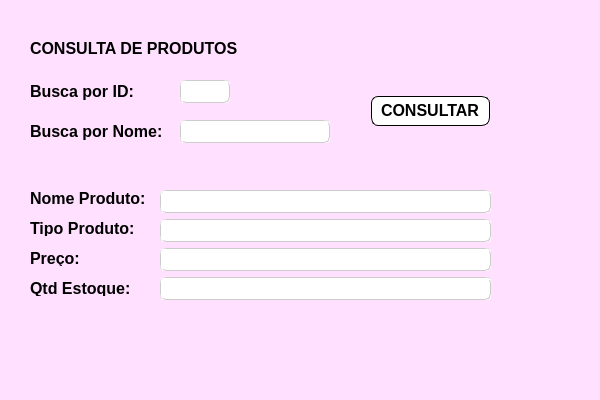
<?xml version="1.0" encoding="UTF-8"?>
<ui version="4.0">
 <class>Janela_Produtos_Consulta</class>
 <widget class="QMainWindow" name="Janela_Produtos_Consulta">
  <property name="geometry">
   <rect>
    <x>0</x>
    <y>0</y>
    <width>600</width>
    <height>400</height>
   </rect>
  </property>
  <property name="contextMenuPolicy">
   <enum>Qt::DefaultContextMenu</enum>
  </property>
  <property name="windowTitle">
   <string>Consulta Produtos</string>
  </property>
  <property name="styleSheet">
   <string notr="true">background-color: rgb(255, 225, 255);</string>
  </property>
  <widget class="QWidget" name="centralwidget">
   <widget class="QLabel" name="lblEndereco">
    <property name="geometry">
     <rect>
      <x>30</x>
      <y>280</y>
      <width>121</width>
      <height>16</height>
     </rect>
    </property>
    <property name="font">
     <font>
      <pointsize>12</pointsize>
      <weight>75</weight>
      <bold>true</bold>
     </font>
    </property>
    <property name="text">
     <string>Qtd Estoque:</string>
    </property>
   </widget>
   <widget class="QLabel" name="lblRg">
    <property name="geometry">
     <rect>
      <x>30</x>
      <y>250</y>
      <width>121</width>
      <height>16</height>
     </rect>
    </property>
    <property name="font">
     <font>
      <pointsize>12</pointsize>
      <weight>75</weight>
      <bold>true</bold>
     </font>
    </property>
    <property name="text">
     <string>Preço:</string>
    </property>
   </widget>
   <widget class="QWidget" name="layoutWidget">
    <property name="geometry">
     <rect>
      <x>160</x>
      <y>190</y>
      <width>331</width>
      <height>112</height>
     </rect>
    </property>
    <layout class="QVBoxLayout" name="verticalLayout">
     <item>
      <widget class="QLineEdit" name="txtNomeProdConsulta">
       <property name="font">
        <font>
         <pointsize>12</pointsize>
        </font>
       </property>
       <property name="styleSheet">
        <string notr="true">background-color: rgb(255, 255, 255);
border-radius: 5px;
border-style: groove;
border-width: 1px;
border-color: rgb(204, 204, 204)</string>
       </property>
      </widget>
     </item>
     <item>
      <widget class="QLineEdit" name="txtTipoProdConsulta">
       <property name="font">
        <font>
         <pointsize>12</pointsize>
        </font>
       </property>
       <property name="styleSheet">
        <string notr="true">background-color: rgb(255, 255, 255);
border-radius: 5px;
border-style: groove;
border-width: 1px;
border-color: rgb(204, 204, 204)</string>
       </property>
      </widget>
     </item>
     <item>
      <widget class="QLineEdit" name="txtPrecoProdConsulta">
       <property name="font">
        <font>
         <pointsize>12</pointsize>
        </font>
       </property>
       <property name="styleSheet">
        <string notr="true">background-color: rgb(255, 255, 255);
border-radius: 5px;
border-style: groove;
border-width: 1px;
border-color: rgb(204, 204, 204)</string>
       </property>
      </widget>
     </item>
     <item>
      <widget class="QLineEdit" name="txtQtdProdConsulta">
       <property name="font">
        <font>
         <pointsize>12</pointsize>
        </font>
       </property>
       <property name="styleSheet">
        <string notr="true">background-color: rgb(255, 255, 255);
border-radius: 5px;
border-style: groove;
border-width: 1px;
border-color: rgb(204, 204, 204)</string>
       </property>
      </widget>
     </item>
    </layout>
   </widget>
   <widget class="QLabel" name="lblNome">
    <property name="geometry">
     <rect>
      <x>30</x>
      <y>190</y>
      <width>121</width>
      <height>16</height>
     </rect>
    </property>
    <property name="font">
     <font>
      <pointsize>12</pointsize>
      <weight>75</weight>
      <bold>true</bold>
     </font>
    </property>
    <property name="text">
     <string>Nome Produto:</string>
    </property>
   </widget>
   <widget class="QLabel" name="lblSobreNome">
    <property name="geometry">
     <rect>
      <x>30</x>
      <y>220</y>
      <width>121</width>
      <height>16</height>
     </rect>
    </property>
    <property name="font">
     <font>
      <pointsize>12</pointsize>
      <weight>75</weight>
      <bold>true</bold>
     </font>
    </property>
    <property name="text">
     <string>Tipo Produto:</string>
    </property>
   </widget>
   <widget class="QLabel" name="label_3">
    <property name="geometry">
     <rect>
      <x>30</x>
      <y>40</y>
      <width>221</width>
      <height>16</height>
     </rect>
    </property>
    <property name="font">
     <font>
      <pointsize>12</pointsize>
      <weight>75</weight>
      <bold>true</bold>
     </font>
    </property>
    <property name="text">
     <string>CONSULTA DE PRODUTOS</string>
    </property>
   </widget>
   <widget class="QLabel" name="lblNome_2">
    <property name="geometry">
     <rect>
      <x>30</x>
      <y>80</y>
      <width>121</width>
      <height>23</height>
     </rect>
    </property>
    <property name="font">
     <font>
      <pointsize>12</pointsize>
      <weight>75</weight>
      <bold>true</bold>
     </font>
    </property>
    <property name="text">
     <string>Busca por ID:</string>
    </property>
   </widget>
   <widget class="QLabel" name="lblNome_3">
    <property name="geometry">
     <rect>
      <x>30</x>
      <y>120</y>
      <width>151</width>
      <height>23</height>
     </rect>
    </property>
    <property name="font">
     <font>
      <pointsize>12</pointsize>
      <weight>75</weight>
      <bold>true</bold>
     </font>
    </property>
    <property name="text">
     <string>Busca por Nome:</string>
    </property>
   </widget>
   <widget class="QPushButton" name="btnIdProdConsulta">
    <property name="geometry">
     <rect>
      <x>370</x>
      <y>95</y>
      <width>120</width>
      <height>31</height>
     </rect>
    </property>
    <property name="font">
     <font>
      <pointsize>12</pointsize>
      <weight>75</weight>
      <bold>true</bold>
     </font>
    </property>
    <property name="styleSheet">
     <string notr="true">background-color: rgb(255, 255, 255);
border-radius: 8px;
border-style: groove;
border-width: 2px</string>
    </property>
    <property name="text">
     <string>CONSULTAR</string>
    </property>
   </widget>
   <widget class="QLineEdit" name="txtconsultaProdutoId">
    <property name="geometry">
     <rect>
      <x>180</x>
      <y>80</y>
      <width>50</width>
      <height>23</height>
     </rect>
    </property>
    <property name="font">
     <font>
      <pointsize>12</pointsize>
     </font>
    </property>
    <property name="styleSheet">
     <string notr="true">background-color: rgb(255, 255, 255);
border-radius: 5px;
border-style: groove;
border-width: 1px;
border-color: rgb(204, 204, 204)</string>
    </property>
   </widget>
   <widget class="QLineEdit" name="txtconsultaProdutoNome">
    <property name="geometry">
     <rect>
      <x>180</x>
      <y>120</y>
      <width>150</width>
      <height>23</height>
     </rect>
    </property>
    <property name="font">
     <font>
      <pointsize>12</pointsize>
     </font>
    </property>
    <property name="styleSheet">
     <string notr="true">background-color: rgb(255, 255, 255);
border-radius: 5px;
border-style: groove;
border-width: 1px;
border-color: rgb(204, 204, 204)</string>
    </property>
   </widget>
  </widget>
  <widget class="QMenuBar" name="menubar">
   <property name="geometry">
    <rect>
     <x>0</x>
     <y>0</y>
     <width>600</width>
     <height>21</height>
    </rect>
   </property>
  </widget>
  <widget class="QStatusBar" name="statusbar"/>
 </widget>
 <resources/>
 <connections/>
</ui>
